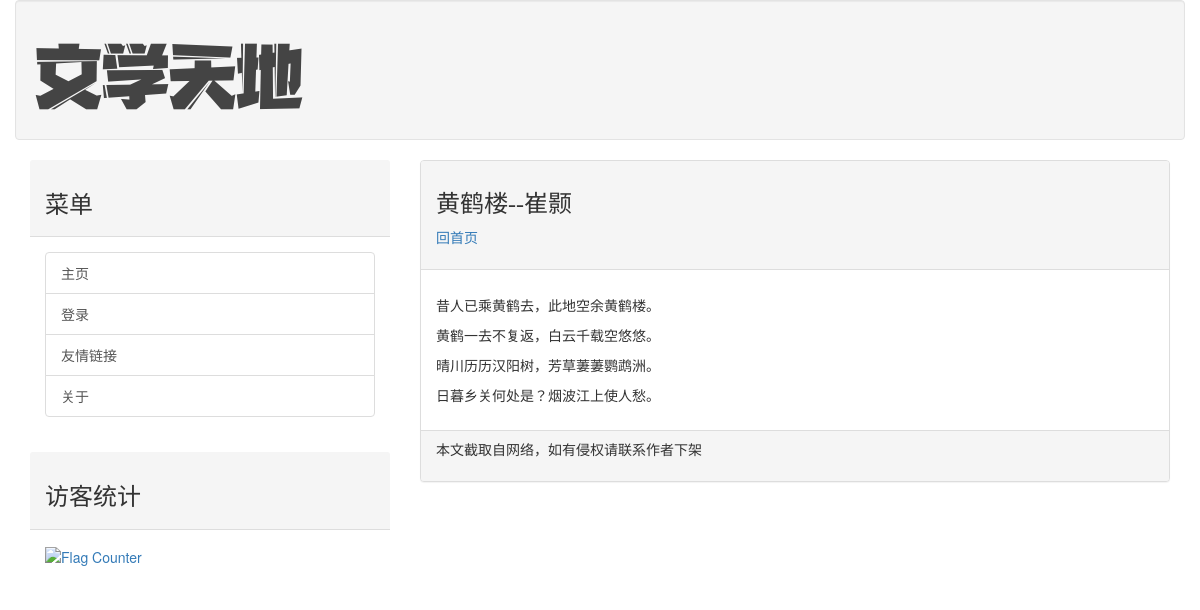
The page /post/huanghelou on the database its author committed.
### mainsite/models.py (models this page shows, shortened)
class Post(models.Model):
    title = models.CharField(max_length = 200)
    slug = models.CharField(max_length = 200)
    body = models.TextField()
    pub_date = models.DateTimeField(default=timezone.now)
    class Meta:
        ordering = ('-pub_date',)

### mainsite/views.py (the view)
# urls.py: path('post/<slug:slug>', showpost)
def showpost(request, slug):
    try:
        post = Post.objects.get(slug = slug)
        if post != None:
            return render(request, 'post.html', locals())
    except:
        return redirect('/')

### templates/post.html (shortened to what this page needs)
{% extends 'base.html' %}
{% load markdown_deux_tags %}
{% block headmessage %}
	<h3 style="font-family:微软雅黑;">{{ post.title }}</h3>
	<a style="font-family: 微软雅黑;" href='/'>回首页</a>
{% endblock %}
{% block content %}
	<p style="font-family: 微软雅黑;font-size: 12pt;font-weight: bold;">{{ post.body | markdown }}</p>
{% endblock %}

### rows shown on the page
Post: title "黄鹤楼--崔颢", body "昔人已乘黄鹤去，此地空余黄鹤楼。 黄鹤一去不复返，白云千载空悠悠。 晴川历历汉阳树，芳草萋萋鹦鹉洲。 日暮乡关何处是？烟波江上使人愁。"
